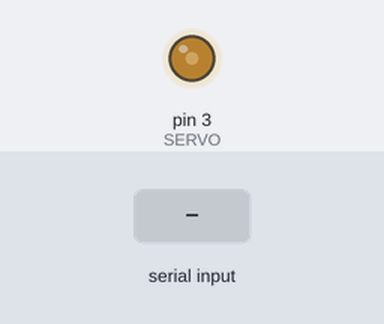
This sketch was run on a simulated Arduino Uno, built with avr-gcc and run on an emulated ATmega328P. Parts: output pins drawn as LEDs (lit = HIGH). The test bench sets the inputs (shaded band). What the sketch prints to the serial monitor is not drawn.

Above: at 1.2 s.
1.3 s: "90,45\n" received over Serial
At 2.3 s:
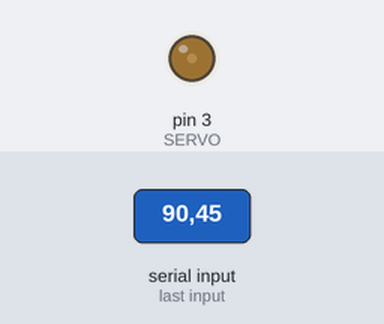
2.8 s: "30,150\n" received over Serial
At 3.1 s:
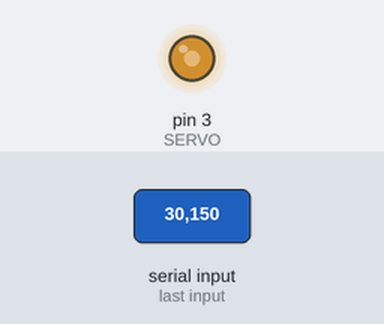
4.3 s: "200\n" received over Serial
At 5.7 s:
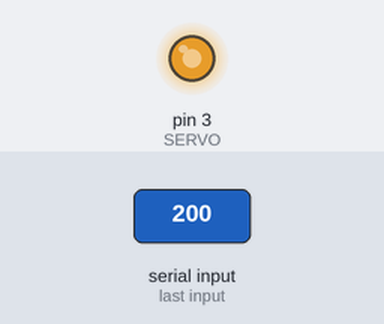
Timing chart, 0 to 7.3 s (numbered marks = the images above; inputs shaded):
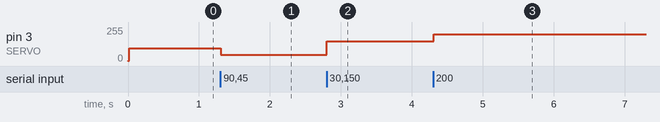

Measured:
- after the input at 1.3 s, pin 3 (SERVO): 97/255 → 46/255 at once
- after the input at 2.8 s, pin 3 (SERVO): 46/255 → 150/255 at once
- after the input at 4.3 s, pin 3 (SERVO): 150/255 → 200/255 at once

The sketch:

servoPwm.ino
```cpp
#ifdef PIF_TOOL_CHAIN
	#include <Arduino.h>
#else
#endif

#ifndef DEFAULT_BAUDRATE
	#define DEFAULT_BAUDRATE 115200
#endif

#define SERVO 3
void setup() {
	Serial.begin(DEFAULT_BAUDRATE);

	// COM2A = 0 , COM2B = 2 , WGM = 3 , CS = 7
	TCCR2A = 0x23;
	TCCR2B = 0x07;
	OCR2B = 96;

	pinMode(SERVO, OUTPUT);

	Serial.println("setup ok");
}

void loop() {
	int v= Serial.parseInt();
	if (v != 0) {
		OCR2B = v;
	}
}
```
